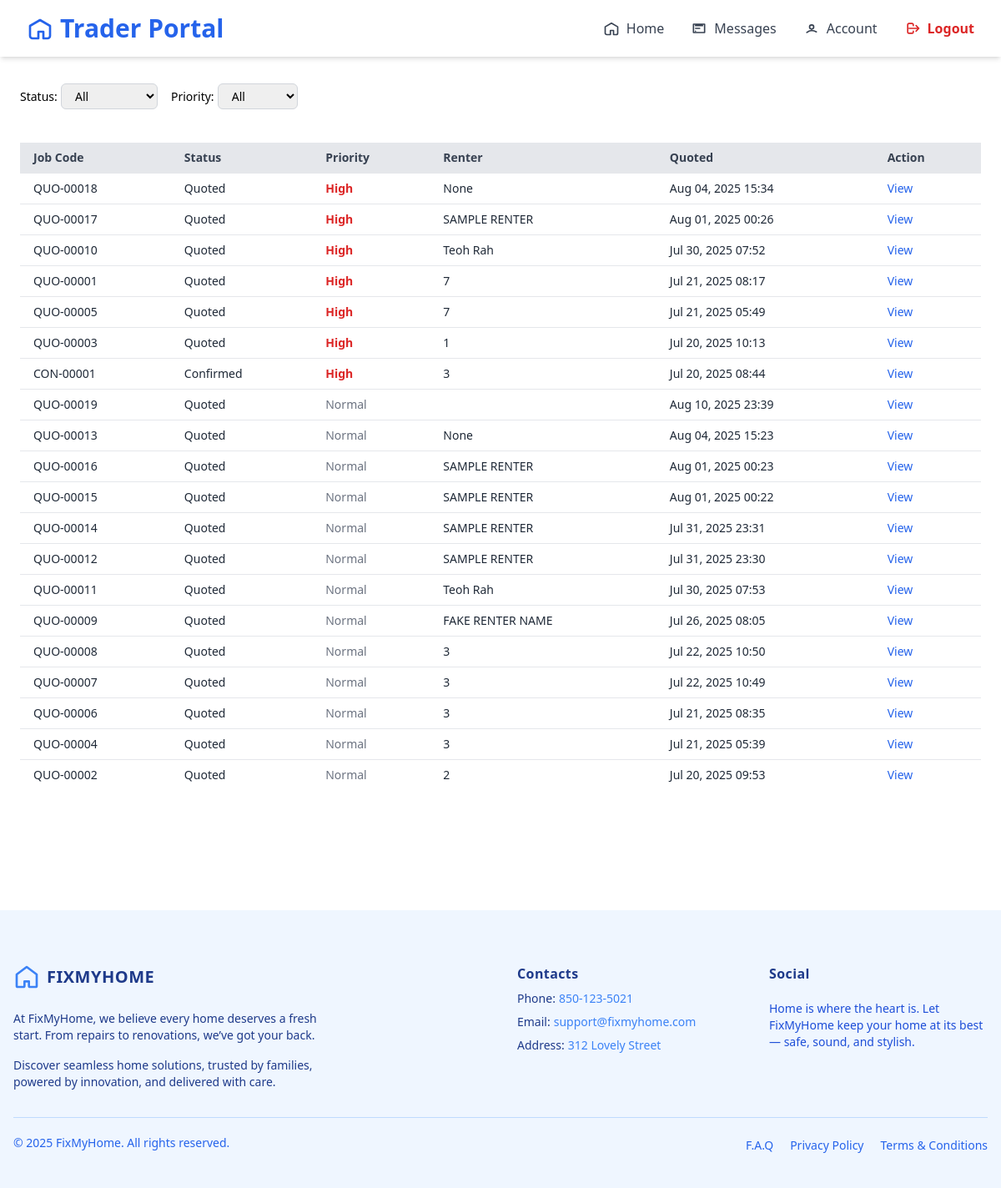
The app's page /trader/jobs/ (signed in), older data.
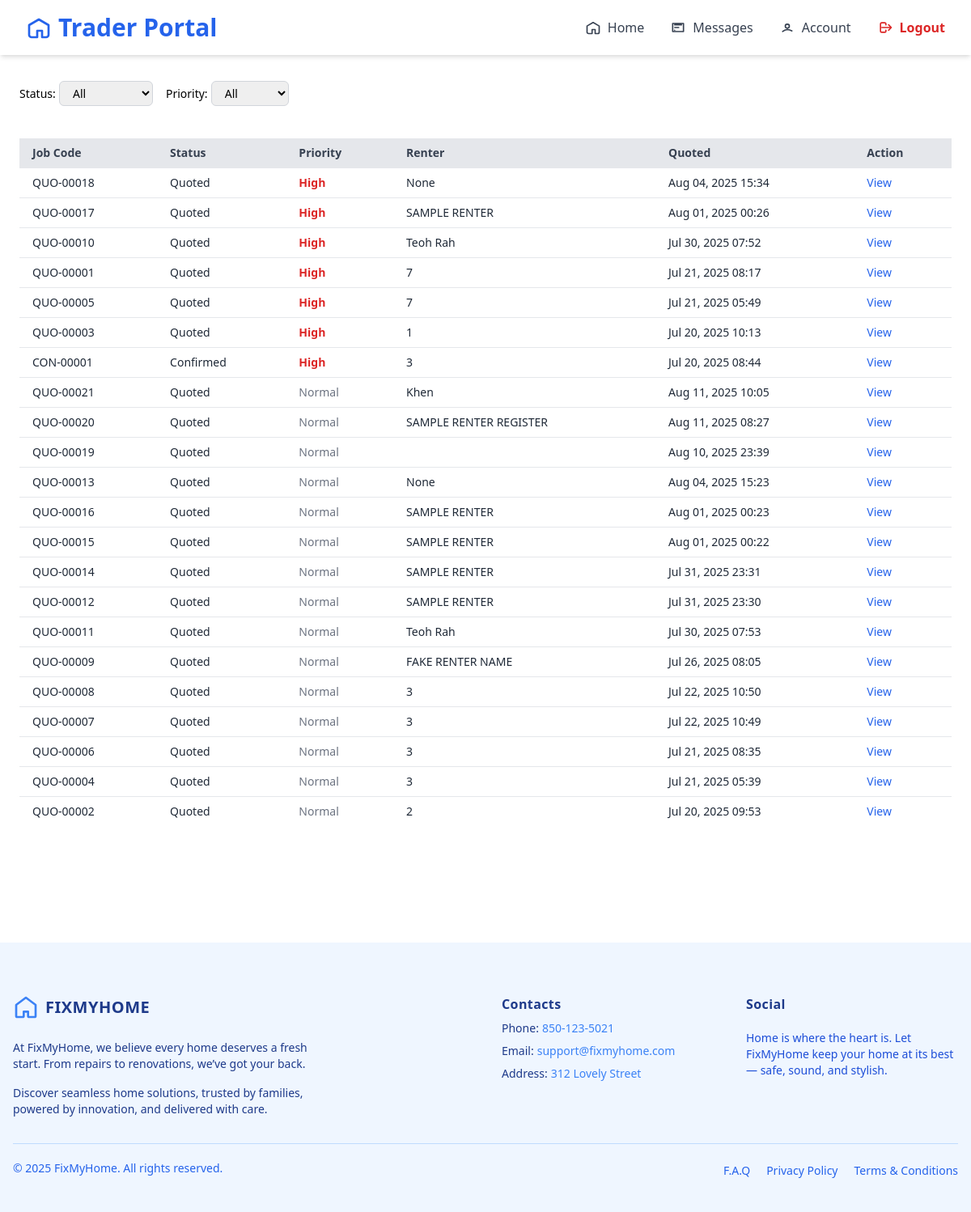
The same page, newer data.
### trader/models/jobs.py (models this page shows, shortened)
class Jobs(models.Model):
    agent = models.ForeignKey(AgentRegister, on_delete=models.CASCADE, related_name='jobs_agent')
    trader = models.ForeignKey(TraderRegistration, on_delete=models.SET_NULL, null=True, blank=True, related_name='jobs_trader')
    property = models.ForeignKey(Property, on_delete=models.SET_NULL, null=True, blank=True, related_name='jobs_property')
    STATUS_CHOICES = [
        ('quoted', 'Quoted'),
        ('confirmed', 'Confirmed'),
        ('approved', 'Approved'),
        ('scheduled', 'Scheduled'),
    ]
    address = models.TextField(blank=True, null=True)
    category = models.ForeignKey(Services, on_delete=models.SET_NULL, null=True, blank=True, related_name='category_services')
    renter = models.CharField(max_length=100, null=True, blank=True)
    priority = models.BooleanField(default=False)  # True = High Priority
    job_code = models.CharField(max_length=20, unique=True)
    notes = models.TextField()
    status = models.CharField(max_length=20, choices=STATUS_CHOICES, default='quoted')
    quoted_at = models.DateTimeField(default=timezone.now)
    confirmed_at = models.DateTimeField(null=True, blank=True)
    approved_at = models.DateTimeField(null=True, blank=True)
    scheduled_at = models.DateTimeField(null=True, blank=True)
    is_active = models.BooleanField(null=True, blank=True, default=True)

### trader/views.py (the view)
# urls.py: path('jobs/', views.JobListView.as_view(), name='job_list'),
@method_decorator(login_required, name='dispatch')
class JobListView(ListView):
    model = Jobs
    template_name = 'components/home/job_list.html'
    context_object_name = 'jobs'
    def get_queryset(self):
        queryset = super().get_queryset()
        status = self.request.GET.get('status')
        priority = self.request.GET.get('priority')  # 'true' or 'false'
        if status:
            queryset = queryset.filter(status=status)
        if priority == 'true':
            queryset = queryset.filter(priority=True)
        elif priority == 'false':
            queryset = queryset.filter(priority=False)
        return queryset.order_by('-priority', '-quoted_at')
    def get_context_data(self, **kwargs):
        context = super().get_context_data(**kwargs)
        context['selected_status'] = self.request.GET.get('status', '')
        context['selected_priority'] = self.request.GET.get('priority', '')
        context['status_options'] = dict(Jobs._meta.get_field('status').choices)
        return context

### trader/templates/components/home/job_list.html (shortened to what this page needs)
{% extends "baseTrader.html" %}
{% block content %}
{% include 'components/home/navigatorBase.html' %}
<main class="max-w-7xl mx-auto px-6 py-8 space-y-10">
    <form method="get" class="mb-4 flex flex-wrap gap-4 items-center">
        <div>
            <label for="status" class="text-sm font-medium">Status:</label>
            <select name="status" id="status" onchange="this.form.submit()"
                    class="border border-gray-300 rounded-md px-3 py-1 text-sm">
            <option value="">All</option>
            </select>
        </div>
        <div>
            <label for="priority" class="text-sm font-medium">Priority:</label>
            <select name="priority" id="priority" onchange="this.form.submit()"
                    class="border border-gray-300 rounded-md px-3 py-1 text-sm">
                <option value="">All</option>
            </select>
        </div>
    </form>
    <table class="min-w-full table-auto">
        <thead class="bg-gray-200 text-gray-700 text-sm">
            <tr>
                <th class="px-4 py-2 text-left">Job Code</th>
                <th class="px-4 py-2 text-left">Status</th>
                <th class="px-4 py-2 text-left">Priority</th>
                <th class="px-4 py-2 text-left">Renter</th>
                <th class="px-4 py-2 text-left">Quoted</th>
                <th class="px-4 py-2 text-left">Action</th>
            </tr>
        </thead>
        <tbody class="text-sm text-gray-800">
            {% for job in jobs %}
            <tr class="border-t hover:bg-gray-50">
                <td class="px-4 py-2">{{ job.job_code }}</td>
                <td class="px-4 py-2 capitalize">{{ job.get_status_display }}</td>
                <td class="px-4 py-2">
                    {% if job.priority %}
                        <span class="text-red-600 font-semibold">High</span>
                    {% else %}
                        <span class="text-gray-500">Normal</span>
                    {% endif %}
                </td>
                <td class="px-4 py-2">{{ job.renter }}</td>
                <td class="px-4 py-2">{{ job.quoted_at|date:"M d, Y H:i" }}</td>
                <td class="px-4 py-2">
                    <a href="" class="text-blue-600 hover:underline">View</a>
                </td>
            </tr>
            {% empty %}
            <tr>
                <td colspan="6" class="text-center py-4">No jobs found.</td>
            </tr>
            {% endfor %}
        </tbody>
    </table>
</main>
{% include 'components/footerTrader.html' %}
{% endblock %}

### trader/templates/baseTrader.html (shortened to what this page needs)
<html lang="en">
<head>
    <script src="https://cdn.tailwindcss.com"></script>
</head>
    <body>
        {% block content %}
        {% endblock %}
    </body>
</html>

### trader/templates/components/home/navigatorBase.html (shortened to what this page needs)
<nav class="flex justify-between items-center px-8 py-4 bg-white shadow-md sticky top-0 z-50">
    <h1 class="text-3xl font-bold text-blue-600 flex items-center gap-2">
        <svg xmlns="http://www.w3.org/2000/svg" class="h-8 w-8 text-blue-600" fill="none" viewBox="0 0 24 24" stroke="currentColor">
            <path stroke-linecap="round" stroke-linejoin="round" stroke-width="2" d="M3 9.75L12 4.5l9 5.25v9a2.25 2.25 0 01-2.25 2.25h-3.75V15h-4.5v6H5.25A2.25 2.25 0 013 18.75v-9z" />
        </svg>
        <span>Trader Portal</span>
    </h1>
    <div id="menu" class="hidden md:flex flex-col md:flex-row md:items-center absolute md:static top-16 left-0 w-full md:w-auto bg-white md:bg-transparent p-4 md:p-0 shadow md:shadow-none z-50 space-y-4 md:space-y-0 md:space-x-8">
        <a href="{% url 'home_trader' %}" class="flex items-center text-gray-700 hover:text-blue-600 transition gap-2">
            <svg xmlns="http://www.w3.org/2000/svg" class="h-5 w-5" fill="none" viewBox="0 0 24 24" stroke="currentColor">
                <path stroke-linecap="round" stroke-linejoin="round" stroke-width="2" d="M3 9.75L12 4.5l9 5.25v9a2.25 2.25 0 01-2.25 2.25h-3.75V15h-4.5v6H5.25A2.25 2.25 0 013 18.75v-9z" />
            </svg>
            <span>Home</span>
        </a>
        <a href="#" class="flex items-center text-gray-700 hover:text-blue-600 transition gap-2">
            <svg xmlns="http://www.w3.org/2000/svg" class="h-5 w-5" fill="none" viewBox="0 0 24 24" stroke="currentColor">
                <path stroke-linecap="round" stroke-linejoin="round" stroke-width="2" d="M7 8h10M7 12h6m-6 4h.01M4 6h16v12H4z" />
            </svg>
            <span>Messages</span>
        </a>
        <a href="{% url 'profile_trader' %}" class="flex items-center text-gray-700 hover:text-blue-600 transition gap-2">
            <svg xmlns="http://www.w3.org/2000/svg" class="h-5 w-5" fill="none" viewBox="0 0 24 24" stroke="currentColor">
                <path stroke-linecap="round" stroke-linejoin="round" stroke-width="2" d="M5.121 17.804A11.963 11.963 0 0112 15c2.45 0 4.71.748 6.879 2.026M15 10a3 3 0 11-6 0 3 3 0 016 0z" />
            </svg>
            <span>Account</span>
        </a>
        <form id="logout-form" method="POST" action="{% url 'logout_trader' %}">
            <button type="submit" class="flex items-center text-red-600 font-bold hover:text-red-800 transition">
                <svg xmlns="http://www.w3.org/2000/svg" class="h-5 w-5 mr-2" fill="none" viewBox="0 0 24 24" stroke="currentColor">
                    <path stroke-linecap="round" stroke-linejoin="round" stroke-width="2" d="M17 16l4-4m0 0l-4-4m4 4H7m6 4v1a2 2 0 01-2 2H7a2 2 0 01-2-2V7a2 2 0 012-2h4a2 2 0 012 2v1" />
                </svg>
                Logout
            </button>
        </form>
    </div>
</nav>

### trader/templates/components/footerTrader.html (shortened to what this page needs)
<div class="w-full px-4 pt-16 mt-[7rem] bg-blue-50">
  <div class="grid gap-10 row-gap-6 mb-8 sm:grid-cols-2 lg:grid-cols-4 max-w-screen-xl mx-auto">
    <div class="sm:col-span-2">
      <a href="/" aria-label="Go home" title="FixMyHome" class="inline-flex items-center">
        <svg class="w-8 text-blue-500" fill="none" stroke="currentColor" stroke-width="2" viewBox="0 0 24 24" stroke-linecap="round" stroke-linejoin="round">
          <path d="M3 9.75L12 3l9 6.75V20a1 1 0 0 1-1 1h-5a1 1 0 0 1-1-1v-4H10v4a1 1 0 0 1-1 1H4a1 1 0 0 1-1-1V9.75z"></path>
        </svg>
        <span class="ml-2 text-xl font-bold tracking-wide text-blue-900 uppercase">FixMyHome</span>
      </a>
      <div class="mt-6 lg:max-w-sm">
        <p class="text-sm text-blue-900">
          At FixMyHome, we believe every home deserves a fresh start. From repairs to renovations, we’ve got your back.
        </p>
        <p class="mt-4 text-sm text-blue-900">
          Discover seamless home solutions, trusted by families, powered by innovation, and delivered with care.
        </p>
      </div>
    </div>
    <div class="space-y-2 text-sm">
      <p class="text-base font-bold tracking-wide text-blue-900">Contacts</p>
      <div class="flex">
        <p class="mr-1 text-blue-900">Phone:</p>
        <a href="tel:850-123-5021" aria-label="Our phone" title="Our phone" class="transition-colors duration-300 text-blue-500 hover:text-blue-700">850-123-5021</a>
      </div>
      <div class="flex">
        <p class="mr-1 text-blue-900">Email:</p>
        <a href="mailto:support@fixmyhome.com" aria-label="Our email" title="Our email" class="transition-colors duration-300 text-blue-500 hover:text-blue-700">support@fixmyhome.com</a>
      </div>
      <div class="flex">
        <p class="mr-1 text-blue-900">Address:</p>
        <a href="https://www.google.com/maps" target="_blank" rel="noopener noreferrer" aria-label="Our address" title="Our address" class="transition-colors duration-300 text-blue-500 hover:text-blue-700">
          312 Lovely Street
        </a>
      </div>
    </div>
    <div>
      <span class="text-base font-bold tracking-wide text-blue-900">Social</span>
      <p class="mt-4 text-sm text-blue-700">
        Home is where the heart is. Let FixMyHome keep your home at its best — safe, sound, and stylish.
      </p>
    </div>
  </div>
  <div class="flex flex-col-reverse justify-between pt-5 pb-10 border-t lg:flex-row border-blue-200 max-w-screen-xl mx-auto">
    <p class="text-sm text-blue-600">
      © 2025 FixMyHome. All rights reserved.
    </p>
    <ul class="flex flex-col mb-3 space-y-2 lg:mb-0 sm:space-y-0 sm:space-x-5 sm:flex-row">
      <li>
        <a href="/" class="text-sm text-blue-600 transition-colors duration-300 hover:text-blue-700">F.A.Q</a>
      </li>
      <li>
        <a href="/" class="text-sm text-blue-600 transition-colors duration-300 hover:text-blue-700">Privacy Policy</a>
      </li>
      <li>
        <a href="/" class="text-sm text-blue-600 transition-colors duration-300 hover:text-blue-700">Terms &amp; Conditions</a>
      </li>
    </ul>
  </div>
</div>

Row changes from the older to the newer data that the page shows:
added Jobs: job_code "QUO-00021", status "Quoted", priority "Normal", renter "Khen", quoted_at "Aug 11, 2025 10:05"
added Jobs: job_code "QUO-00020", status "Quoted", priority "Normal", renter "SAMPLE RENTER REGISTER", quoted_at "Aug 11, 2025 08:27"
